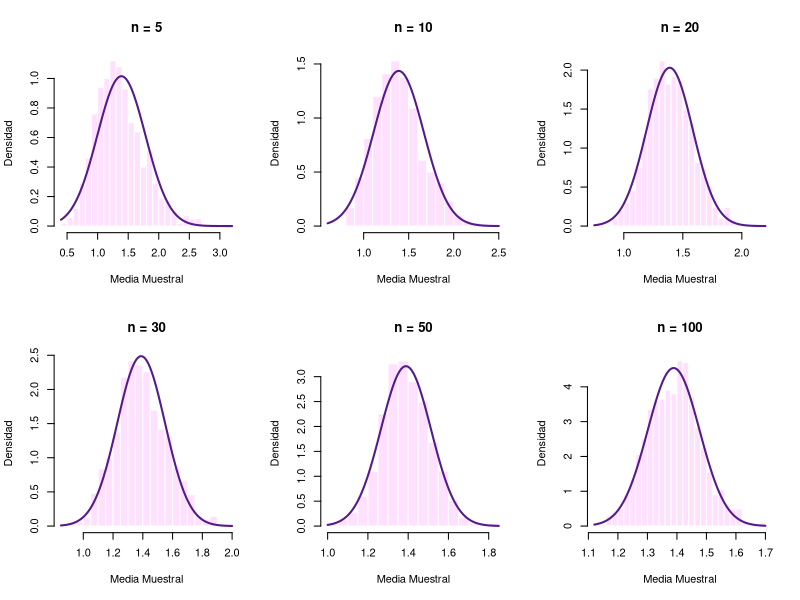
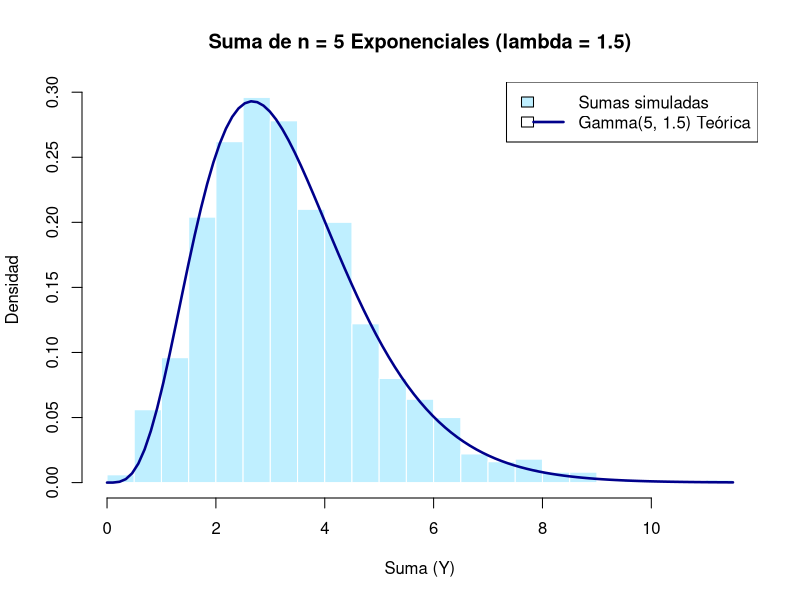
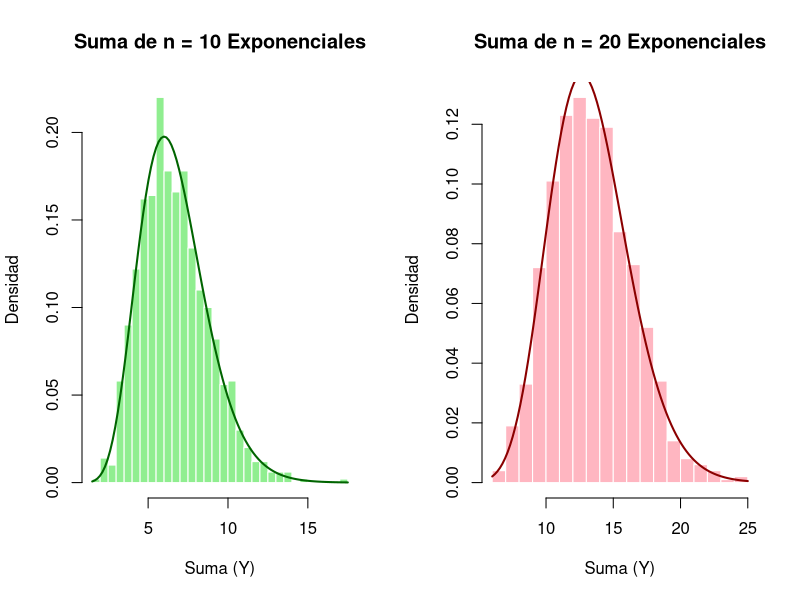

R code for these plots, in order:
## ---- chunk 1
#| label: exr-tcl_gamma-medias
#| echo: false
set.seed(123)
alpha <- 2.5
lambda <- 1.8
n_muestras <- 1000
ns <- c(5, 10, 20, 30, 50, 100)

media_teorica <- alpha / lambda
cat(sprintf("Media teórica: %.4f\n\n", media_teorica))

# Almacenar medias muestrales para usar en los siguientes incisos
medias_list <- list()

for (n in ns) {
  mat <- matrix(rgamma(n_muestras * n, shape = alpha, rate = lambda), nrow = n_muestras, ncol = n)
  medias <- rowMeans(mat)
  medias_list[[as.character(n)]] <- medias
  cat(sprintf("n = %3d -> Media de las medias muestrales: %.4f (Dif: %.4f)\n", 
              n, mean(medias), mean(medias) - media_teorica))
}
## ---- chunk 2
#| label: exr-tcl_gamma-varianzas
#| echo: false
set.seed(123)
alpha <- 2.5
lambda <- 1.8
varianza_teorica_poblacional <- alpha / (lambda^2)

cat("--- COMPARACIÓN DE VARIANZAS DE LAS MEDIAS MUESTRALES ---\n")
for (n in ns) {
  medias <- medias_list[[as.character(n)]]
  var_muestral_medias <- var(medias)
  var_teorica_media <- varianza_teorica_poblacional / n
  cat(sprintf("n = %3d -> Var(X_bar) simulada: %.6f | Var teórica (sigma^2/n): %.6f\n", 
              n, var_muestral_medias, var_teorica_media))
}
## ---- chunk 3
#| label: exr-tcl_gamma-graficas
#| echo: false
set.seed(123)
alpha <- 2.5
lambda <- 1.8
ns <- c(5, 10, 20, 30, 50, 100)

par(mfrow = c(2, 3))
for (n in ns) {
  medias <- medias_list[[as.character(n)]]
  mu_xbar <- alpha / lambda
  sd_xbar <- sqrt((alpha / (lambda^2)) / n)
  
  hist(medias, probability = TRUE, col = "thistle1", border = "white",
       main = paste0("n = ", n), xlab = "Media Muestral", ylab = "Densidad", breaks = 20)
  curve(dnorm(x, mean = mu_xbar, sd = sd_xbar), add = TRUE, col = "purple4", lwd = 2)
}
par(mfrow = c(1, 1))
## ---- chunk 4
#| label: exr-suma_exponenciales-n5
#| echo: false
set.seed(123)
lambda_exp <- 1.5
n_sim <- 1000
n_val <- 5

mat_exp <- matrix(rexp(n_sim * n_val, rate = lambda_exp), nrow = n_sim, ncol = n_val)
sumas_5 <- rowSums(mat_exp)
## ---- chunk 5
#| echo: false
hist(sumas_5, probability = TRUE, col = "lightblue1", border = "white",
     main = "Suma de n = 5 Exponenciales (lambda = 1.5)",
     xlab = "Suma (Y)", ylab = "Densidad", breaks = 25)
curve(dgamma(x, shape = n_val, rate = lambda_exp), add = TRUE, col = "blue4", lwd = 2.5)
legend("topright", legend = c("Sumas simuladas", "Gamma(5, 1.5) Teórica"),
       fill = c("lightblue1", NA), col = c(NA, "blue4"), lty = c(0, 1), lwd = c(0, 2.5))
## ---- chunk 6
#| label: exr-suma_exponenciales-n10_20
#| echo: false
set.seed(123)
lambda_exp <- 1.5
n_sim <- 1000

par(mfrow = c(1, 2))

# Para n = 10
sumas_10 <- rowSums(matrix(rexp(n_sim * 10, rate = lambda_exp), nrow = n_sim, ncol = 10))
hist(sumas_10, probability = TRUE, col = "lightgreen", border = "white",
     main = "Suma de n = 10 Exponenciales", xlab = "Suma (Y)", ylab = "Densidad", breaks = 25)
curve(dgamma(x, shape = 10, rate = lambda_exp), add = TRUE, col = "darkgreen", lwd = 2)

# Para n = 20
sumas_20 <- rowSums(matrix(rexp(n_sim * 20, rate = lambda_exp), nrow = n_sim, ncol = 20))
hist(sumas_20, probability = TRUE, col = "lightpink", border = "white",
     main = "Suma de n = 20 Exponenciales", xlab = "Suma (Y)", ylab = "Densidad", breaks = 25)
curve(dgamma(x, shape = 20, rate = lambda_exp), add = TRUE, col = "darkred", lwd = 2)

par(mfrow = c(1, 1))
